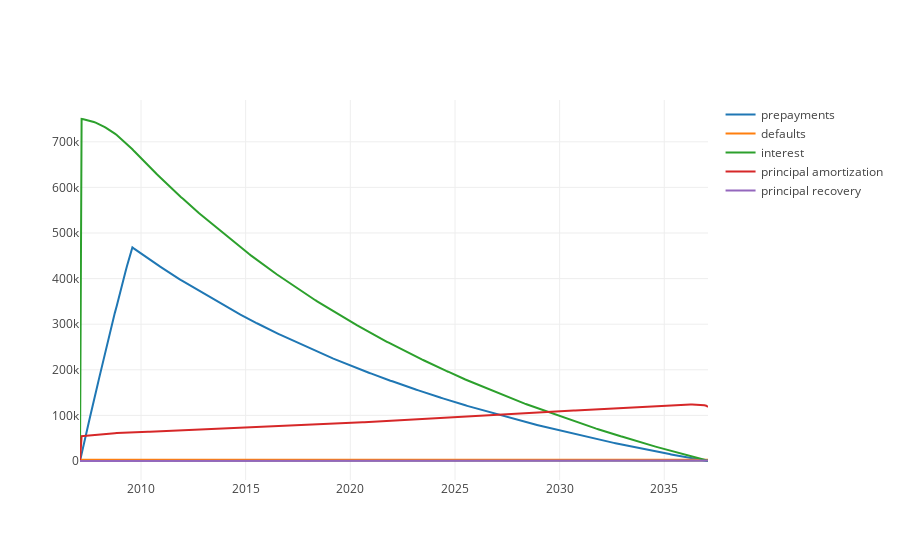

Notebook code for this chart:
### Code cell
iplot(lines_to_plot(df, ['prepayments','defaults','interest', 'principal amortization', 'principal recovery']))

### Figure 1 — Plotly figure (JSON) as saved in the notebook; plotly's stock layout.template omitted (floating-point values rounded to 4 significant figures; data arrays with more than 128 entries replaced by an {"elided": "..."} marker saying what was removed)
{"data": [{"mode": "lines", "name": "prepayments", "type": "scatter", "x": {"elided": "361 str values"}, "y": {"elided": "361 float values"}}, {"mode": "lines", "name": "defaults", "type": "scatter", "x": {"elided": "361 str values"}, "y": {"elided": "361 float values"}}, {"mode": "lines", "name": "interest", "type": "scatter", "x": {"elided": "361 str values"}, "y": {"elided": "361 float values"}}, {"mode": "lines", "name": "principal amortization", "type": "scatter", "x": {"elided": "361 str values"}, "y": {"elided": "361 float values"}}, {"mode": "lines", "name": "principal recovery", "type": "scatter", "x": {"elided": "361 str values"}, "y": {"elided": "361 float values"}}], "layout": {}}
